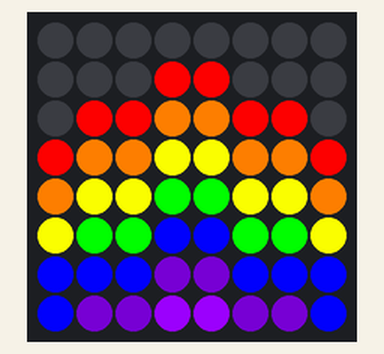
This program was run on a simulated Raspberry Pi (BCM pin numbers) with a Sense HAT. On the bench: the Sense HAT's 8×8 RGB LED matrix. At 4.0 s the program stops and its outputs stay as they are.

Above: at 0.1 s.
At 1.1 s:
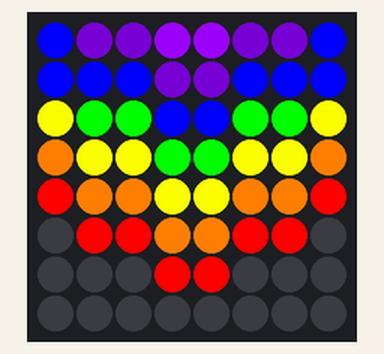
At 2.6 s:
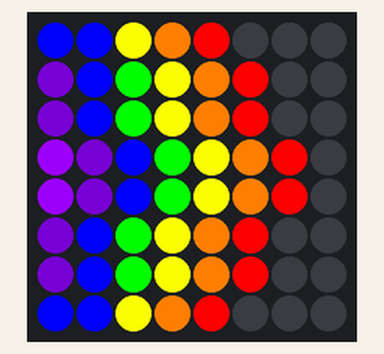
At 3.6 s:
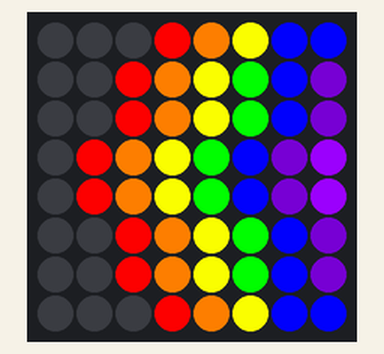

Measured:
- what the display in image 1 shows lasts 0.5 s, from 1.0 s to 1.5 s

The program:

rainbow-rot.py
```python
from sense_hat import SenseHat
from time import sleep

sense = SenseHat()

r = (255, 0, 0)
o = (255, 127, 0)
y = (255, 255, 0)
g = (0, 255, 0)
b = (0, 0, 255)
i = (75, 0, 130)
v = (159, 0, 255)
e = (0, 0, 0)

image = [
e,e,e,e,e,e,e,e,
e,e,e,r,r,e,e,e,
e,r,r,o,o,r,r,e,
r,o,o,y,y,o,o,r,
o,y,y,g,g,y,y,o,
y,g,g,b,b,g,g,y,
b,b,b,i,i,b,b,b,
b,i,i,v,v,i,i,b
]

sense.set_pixels(image)

angles = [0, 90, 180, 270, 0, 90, 180, 270]
for r in angles:
    sense.set_rotation(r)
    sleep(0.5)
    
```
